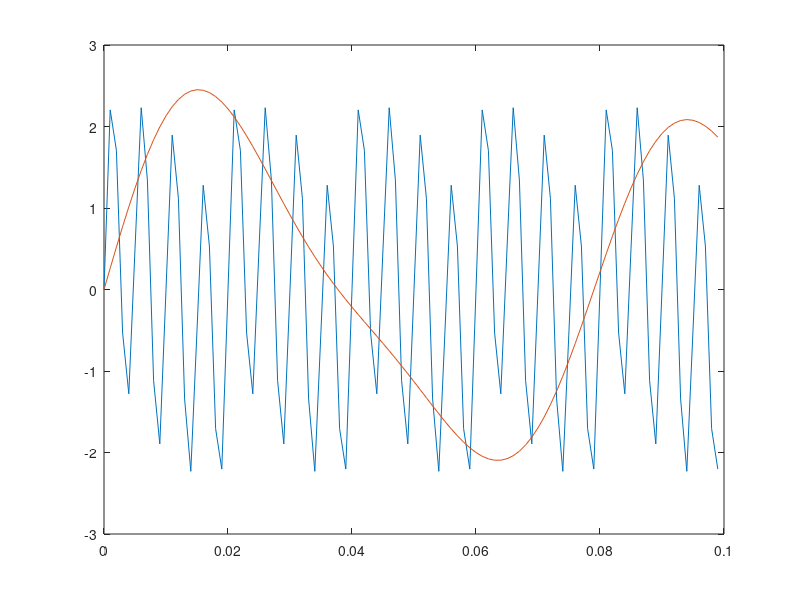
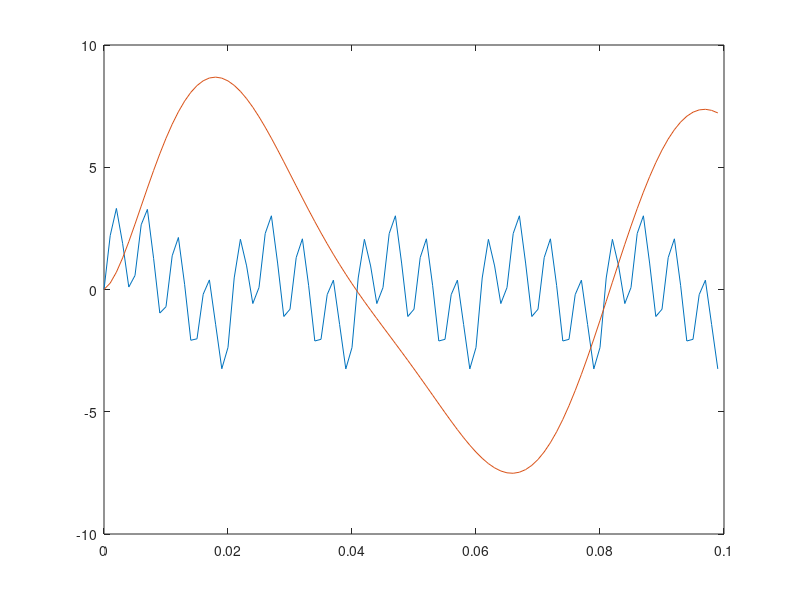

The MATLAB script that drew these images, in order:
close all
clear all
clc

fc=50;
Fs=1000;
T=0.1;
Ts=1/Fs;
t=0:Ts:T-Ts;


x1=0.5*sin(2*pi*fc*t)+0.25*sin(2*pi*2*fc*t)+2*sin(2*pi*4*fc*t);
x2=0.5*sin(2*pi*fc/2*t)+0.25*sin(2*pi*fc/3*t)+2*sin(2*pi*fc/4*t);

%for H=1/(1-jf/fc)
h=2*pi*fc*exp(-2*pi*fc*t);
h=h/max(h);


y1=conv(h,x1);
y2=conv(h,x2);

plot(t,x1,t,x2);
figure
plot(t,y1(1:length(t)),t,y2(1:length(t)));
